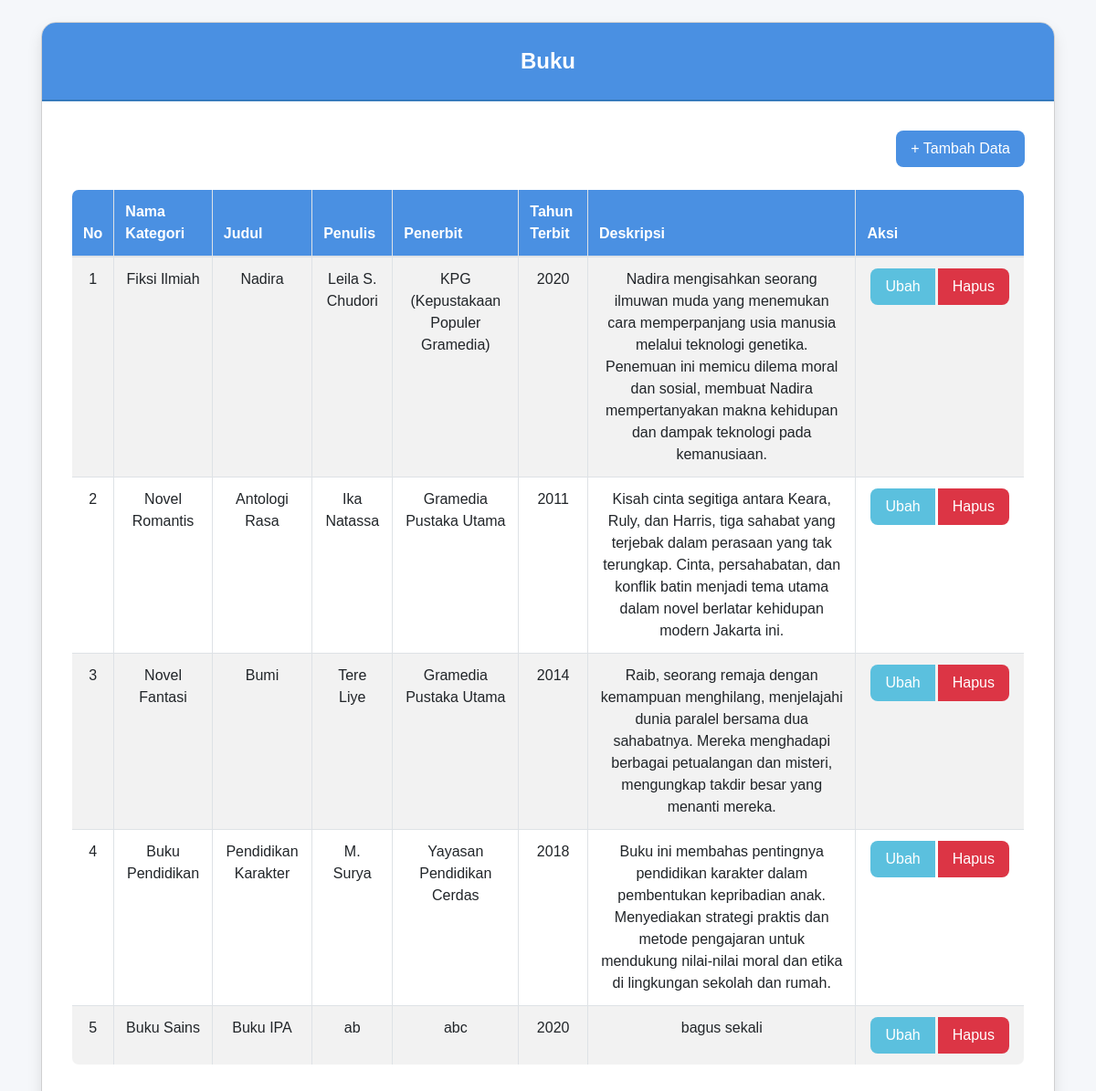
The app's page /buku.php with its own data.
### tables this page shows
CREATE TABLE `buku` (
  `id_buku` int(11) NOT NULL,
  `id_kategori` int(11) DEFAULT NULL,
  `judul` varchar(255) DEFAULT NULL,
  `penulis` varchar(255) DEFAULT NULL,
  `penerbit` varchar(255) DEFAULT NULL,
  `tahun_terbit` varchar(255) DEFAULT NULL,
  `deskripsi` text DEFAULT NULL
);

CREATE TABLE `kategori` (
  `id_kategori` int(11) NOT NULL,
  `kategori` varchar(255) DEFAULT NULL
);

### buku.php (the view, shortened to what this page needs)
<!DOCTYPE html>
<html lang="en">
<head>
    <link rel="stylesheet" href="https://stackpath.bootstrapcdn.com/bootstrap/4.5.2/css/bootstrap.min.css">
</head>
<body>
    <div class="container mt-4">
        <div class="card">
            <div class="card-header">
                Buku
            </div>
            <div class="card-body">
                <div class="row mb-4">
                    <div class="col-md-12 text-right">
                        <a href="?page=buku_tambah" class="btn btn-primary">+ Tambah Data</a>
                    </div>
                </div>
                <table class="table table-striped table-bordered" id="dataTable">
                    <thead>
                        <tr>
                            <th>No</th>
                            <th>Nama Kategori</th>
                            <th>Judul</th>
                            <th>Penulis</th>
                            <th>Penerbit</th>
                            <th>Tahun Terbit</th>
                            <th>Deskripsi</th>
                            <th>Aksi</th>
                        </tr>
                    </thead>
                    <tbody>
                        <?php
                        $i = 1;
                        $query = mysqli_query($koneksi, "SELECT * FROM buku LEFT JOIN kategori ON buku.id_kategori = kategori.id_kategori");
                        while ($data = mysqli_fetch_array($query)) {
                        ?>
                            <tr>
                                <td><?php echo $i++; ?></td>
                                <td><?php echo htmlspecialchars($data['kategori']); ?></td>
                                <td><?php echo htmlspecialchars($data['judul']); ?></td>
                                <td><?php echo htmlspecialchars($data['penulis']); ?></td>
                                <td><?php echo htmlspecialchars($data['penerbit']); ?></td>
                                <td><?php echo htmlspecialchars($data['tahun_terbit']); ?></td>
                                <td><?php echo htmlspecialchars($data['deskripsi']); ?></td>
                                <td>
                                    <div class="btn-group">
                                        <a href="?page=buku_ubah&&id=<?php echo $data['id_buku']; ?>" class="btn btn-info">Ubah</a>
                                        <a onclick="return confirm('Apakah Anda yakin ingin menghapus data buku ini?');" href="?page=buku_hapus&&id=<?php echo $data['id_buku']; ?>" class="btn btn-danger">Hapus</a>
                                    </div>
                                </td>
                            </tr>
                        <?php
                        }
                        ?>
                    </tbody>
                </table>
            </div>
        </div>
    </div>
</body>
</html>

### buku.php (style rules this page uses)
body { background-color: #f5f7fa; font-family: 'Arial', sans-serif; }
.card { border-radius: 1rem; border: 1px solid #d0d0d0; box-shadow: 0 8px 16px rgba(0, 0, 0, 0.1); overflow: hidden; }
.card-header { background-color: #4a90e2; color: white; padding: 1.5rem; text-align: center; font-size: 1.5rem; font-weight: bold; border-bottom: 2px solid #357abd; }
.card-body { padding: 2rem; }
.btn-primary, .btn-info, .btn-danger { border-radius: 0.5rem; font-size: 1rem; padding: 0.5rem 1rem; transition: all 0.3s ease; }
.btn-primary { background-color: #4a90e2; border: none; }
.btn-info { background-color: #5bc0de; border: none; }
.btn-danger { background-color: #dc3545; border: none; }
table { margin-top: 1rem; background-color: white; border-radius: 0.5rem; overflow: hidden; }
table thead { background-color: #4a90e2; color: white; }
table thead th { padding: 1rem; }
table tbody tr { transition: background-color 0.3s ease; }
table tbody td { text-align: center; vertical-align: middle; padding: 1rem; }
.btn-group a { margin: 0 0.25rem; }

### records on screen
buku: id_kategori.kategori "Fiksi Ilmiah", judul "Nadira", penulis "Leila S. Chudori", penerbit "KPG (Kepustakaan Populer Gramedia)", tahun_terbit "2020", deskripsi "Nadira mengisahkan seorang ilmuwan muda yang menemukan cara memperpanjang usia manusia melalui teknologi genetika. Penemuan ini memicu dilema moral dan sosial, membuat Nadira mempertanyakan makna kehidupan dan dampak teknologi pada kemanusiaan."
buku: id_kategori.kategori "Novel Romantis", judul "Antologi Rasa", penulis "Ika Natassa", penerbit "Gramedia Pustaka Utama", tahun_terbit "2011", deskripsi "Kisah cinta segitiga antara Keara, Ruly, dan Harris, tiga sahabat yang terjebak dalam perasaan yang tak terungkap. Cinta, persahabatan, dan konflik batin menjadi tema utama dalam novel berlatar kehidupan modern Jakarta ini."
buku: id_kategori.kategori "Novel Fantasi", judul "Bumi", penulis "Tere Liye", penerbit "Gramedia Pustaka Utama", tahun_terbit "2014", deskripsi "Raib, seorang remaja dengan kemampuan menghilang, menjelajahi dunia paralel bersama dua sahabatnya. Mereka menghadapi berbagai petualangan dan misteri, mengungkap takdir besar yang menanti mereka."
buku: id_kategori.kategori "Buku Pendidikan", judul "Pendidikan Karakter", penulis "M. Surya", penerbit "Yayasan Pendidikan Cerdas", tahun_terbit "2018", deskripsi "Buku ini membahas pentingnya pendidikan karakter dalam pembentukan kepribadian anak. Menyediakan strategi praktis dan metode pengajaran untuk mendukung nilai-nilai moral dan etika di lingkungan sekolah dan rumah."
buku: id_kategori.kategori "Buku Sains", judul "Buku IPA", penulis "ab", penerbit "abc", tahun_terbit "2020", deskripsi "bagus sekali"
